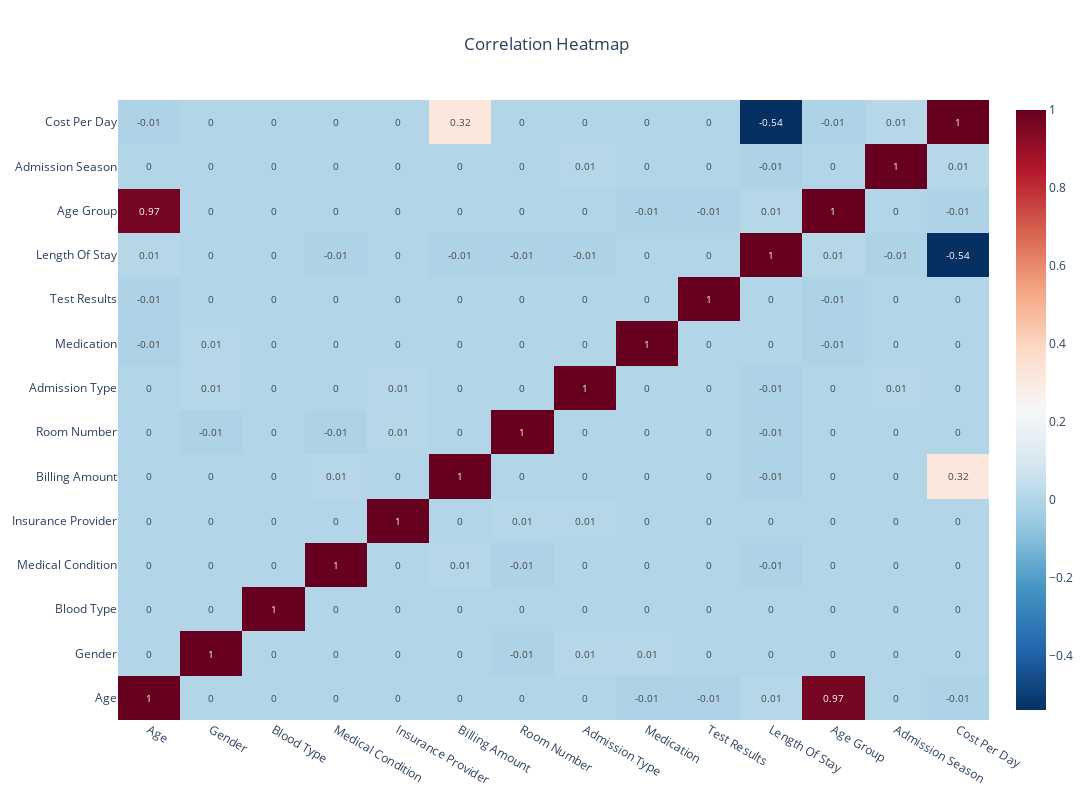

Notebook cell for this chart:
### Code cell
correlation(df_copy)

### Figure 1 — Plotly figure (JSON) as saved in the notebook; plotly's stock layout.template omitted (floating-point values rounded to 4 significant figures; data arrays with more than 128 entries replaced by an {"elided": "..."} marker saying what was removed)
{"data": [{"colorscale": [[0, "rgb(5,48,97)"], [0.1, "rgb(33,102,172)"], [0.2, "rgb(67,147,195)"], [0.3, "rgb(146,197,222)"], [0.4, "rgb(209,229,240)"], [0.5, "rgb(247,247,247)"], [0.6, "rgb(253,219,199)"], [0.7, "rgb(244,165,130)"], [0.8, "rgb(214,96,77)"], [0.9, "rgb(178,24,43)"], [1, "rgb(103,0,31)"]], "text": {"elided": "14x14 float values"}, "textfont": {"size": 10}, "texttemplate": "%{text}", "type": "heatmap", "x": ["Age", "Gender", "Blood Type", "Medical Condition", "Insurance Provider", "Billing Amount", "Room Number", "Admission Type", "Medication", "Test Results", "Length Of Stay", "Age Group", "Admission Season", "Cost Per Day"], "y": ["Age", "Gender", "Blood Type", "Medical Condition", "Insurance Provider", "Billing Amount", "Room Number", "Admission Type", "Medication", "Test Results", "Length Of Stay", "Age Group", "Admission Season", "Cost Per Day"], "z": {"elided": "14x14 float values"}}], "layout": {"height": 800, "title": {"text": "Correlation Heatmap", "x": 0.5}, "width": 1200}}
